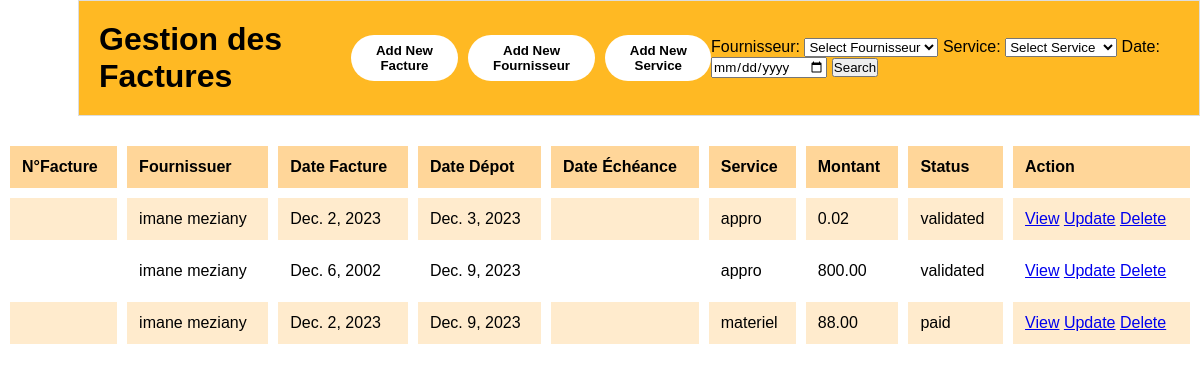
Before: / (signed in) with the older database file.
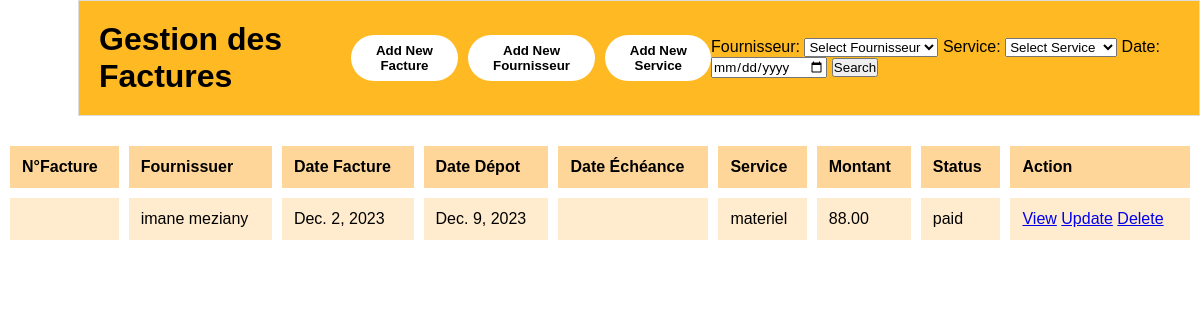
After: the same page with the newer database file.
### facturation/models.py (models this page shows, shortened)
class Facture(models.Model):
    numero = models.CharField(max_length=20)
    fournisseur = models.ForeignKey(Fournisseur, on_delete=models.CASCADE)
    date_facture = models.DateField()
    date_depot = models.DateField()
    montant = models.DecimalField(max_digits=10, decimal_places=2)
    service = models.ForeignKey(Service, on_delete=models.CASCADE)
    status = models.CharField(choices=(('draft', 'Draft'), ('validated', 'Validated'), ('paid', 'Paid')), default='draft', max_length=20)
    echeance = models.DateField(blank=True, null=True)

class Fournisseur(models.Model):
    name = models.CharField(max_length=100)
    email = models.EmailField()
    phone = models.CharField(max_length=20)
    def __str__(self):
        return self.name

class Service(models.Model):
    name = models.CharField(max_length=100)
    def __str__(self):
        return self.name

### facturation/views.py (the view)
# urls.py: path('', login_required(views.homepage,login_url='facturation:login'), name='homepage'),
@login_required(login_url='login/')
def homepage(request):
    if request.method == 'POST':
        facture_form = FactureForm(request.POST)
        fournisseur_form = FournisseurForm(request.POST)
        service_form = ServiceForm(request.POST)
        if facture_form.is_valid():
            facture_form.save()
            return redirect('facturation:homepage')
        if fournisseur_form.is_valid():
            fournisseur_form.save()
            return redirect('facturation:homepage')
        if service_form.is_valid():
            service_form.save()
            return redirect('facturation:homepage')
    else:
        facture_form = FactureForm()
        fournisseur_form = FournisseurForm()
        service_form = ServiceForm()
    factures = Facture.objects.all()  # This is for the homepage view
    form = SearchForm(request.GET)  # This is for the homepage view
    return render(request, 'facturation/homepage.html', { 'factures': factures,
        'facture_form': facture_form,
        'fournisseur_form': fournisseur_form,
        'service_form': service_form,
        'form':form  # This ensures the filter form is also present on the page
    })

### facturation/forms.py (shortened to what this page needs)
class FactureForm(forms.ModelForm):
    class Meta:
        model = Facture
        fields = ['numero', 'fournisseur', 'date_facture', 'date_depot', 'service', 'status','montant']

class FournisseurForm(forms.ModelForm):
    class Meta:
        model = Fournisseur
        fields = ['name', 'email', 'phone']

### templates/facturation/homepage.html (shortened to what this page needs)
<!DOCTYPE html>
<html>
<head>
    <link rel="stylesheet" type="text/css" href="/static/assets/css/style.css">
</head>
<body>
    <div class="header">
        <h1>Gestion des Factures</h1>
        <div class="add-buttons">
            <button class="modal-button" data-modal-target="#addFactureModal">Add New Facture</button>
            <button class="modal-button" data-modal-target="#addFournisseurModal">Add New Fournisseur</button>
            <button class="modal-button" data-modal-target="#addServiceModal">Add New Service</button>
            <form method="GET" action="{% url 'facturation:search_factures' %}">
                {{ form }}
                <input type="submit" value="Search">
            </form>
        </div>
    </div>
    <table>
        <tr>
            <th>N°Facture</th>
            <th>Fournissuer</th>
            <th>Date Facture</th>
            <th>Date Dépot</th>
            <th>Date Échéance </th>
            <th>Service</th>
            <th>Montant</th>
            <th>Status</th>
            <th>Action</th>
        </tr>
        {% for facture in factures %}
        <tr>
            <td>{{ facture.number }}</td>
            <td>{{ facture.fournisseur }}</td>
            <td>{{ facture.date_facture }}</td>
            <td>{{ facture.date_depot }}</td>
            <td>{{ facture.date_echeance }}</td>
            <td>{{ facture.service }}</td>
            <td>{{ facture.montant }}</td>
            <td>{{ facture.status }}</td>
            <td>
                <a href="{% url 'facturation:view_facture' facture.pk %}">View</a>
                <a href="{% url 'facturation:update_facture' facture.pk %}">Update</a>
                <a href="{% url 'facturation:delete_facture' facture.pk %}">Delete</a>
            </td>
        </tr>
        {% endfor %}
    </table>
</body>
</html>

Changed rows visible on the page:
removed Facture: fournisseur "imane meziany", date_facture "Dec. 2, 2023", date_depot "Dec. 3, 2023", service "appro", montant "0.02", status "validated"
removed Facture: fournisseur "imane meziany", date_facture "Dec. 6, 2002", date_depot "Dec. 9, 2023", service "appro", montant "800.00", status "validated"
